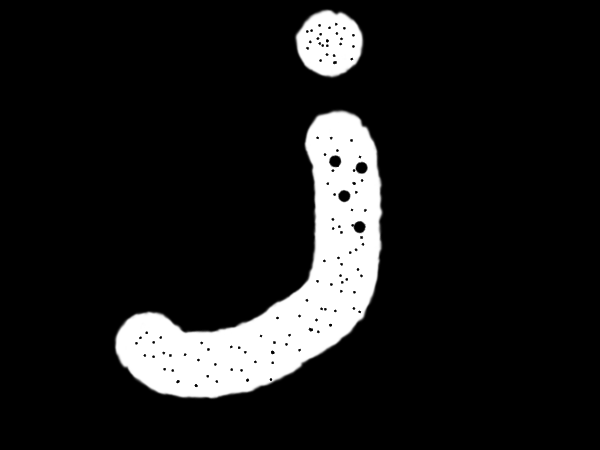
#> input picture image/blackhat.bmp, 600 x 450 px
$ python 23-morphology_BlackHat.py
#> lines starting #> are read from the running program, lines starting #| are printed output that depends on the picture
import numpy as np
import cv2

if __name__ == '__main__':
    img = cv2.imread('../image/blackhat.bmp', cv2.IMREAD_UNCHANGED)
#> img is the input picture: shape (450, 600, 3); min 0, max 255, mean 28.3
    cv2.imshow('original', img)
    img = cv2.morphologyEx(img, cv2.MORPH_BLACKHAT, kernel=np.ones((10, 10), np.uint8))
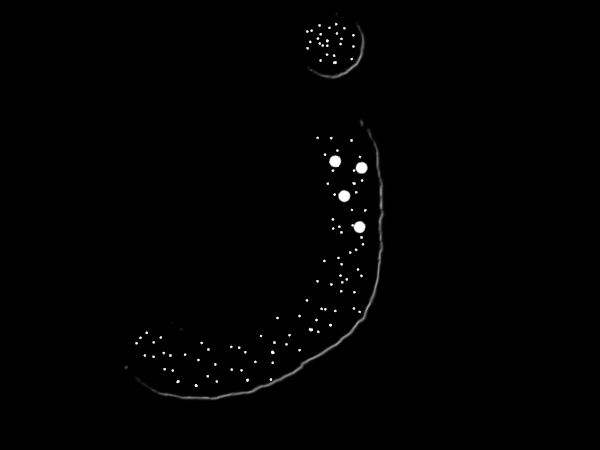
#> img: shape (450, 600, 3); min 0, max 255, mean 1.5
    cv2.imshow('ret', img)

    cv2.waitKey(3000)
    cv2.destroyAllWindows()
